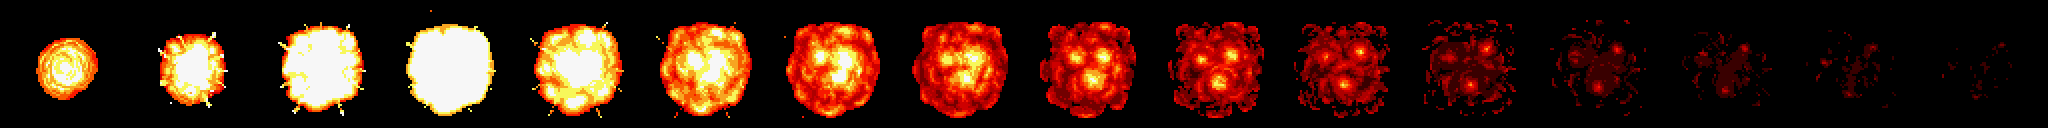

Tiled map render using the project's own tile images. Description and the whole map definition, tile-layer contents included, below:
An orthogonal 16x1 tile map with 128x128 px tiles, 1 tile layer (ShoeBox Tile Grab).

<map version="1.0" orientation="orthogonal" width="16" height="1" tilewidth="128" tileheight="128">
<tileset firstgid="1" name="explode_bank.png" tilewidth="128" tileheight="128">
	<image source="explode_bank.png" width="2048" height="128" />
</tileset>
	<layer name="ShoeBox Tile Grab" width="16" height="1">
		<data>
			<tile gid="1" />
			<tile gid="2" />
			<tile gid="3" />
			<tile gid="4" />
			<tile gid="5" />
			<tile gid="6" />
			<tile gid="7" />
			<tile gid="8" />
			<tile gid="9" />
			<tile gid="10" />
			<tile gid="11" />
			<tile gid="12" />
			<tile gid="13" />
			<tile gid="14" />
			<tile gid="15" />
			<tile gid="16" />
		</data>
	</layer>
</map>